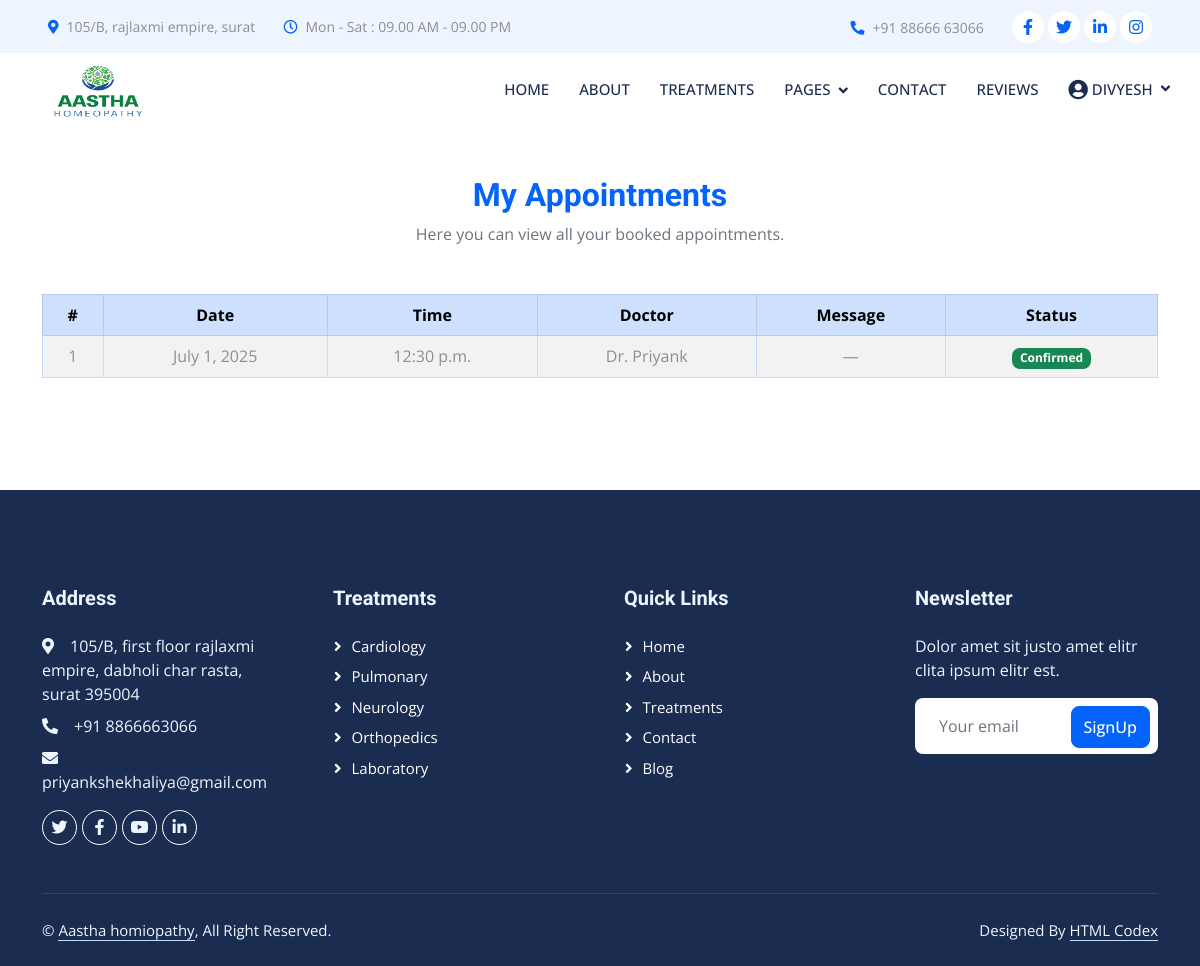
The app's page /view_appointments/ (signed in) with its own data.
### aastha/models.py (models this page shows)
class Appointment(models.Model):
    user = models.ForeignKey(User, on_delete=models.CASCADE, null=True, blank=True)  # allow null for existing data
    name = models.CharField(max_length=100)
    email = models.EmailField()
    phone = models.CharField(max_length=20)
    doctor = models.CharField(max_length=100)
    date = models.DateField()
    time = models.TimeField()
    message = models.TextField(blank=True)
    is_confirmed = models.BooleanField(default=False)
    created_at = models.DateTimeField(auto_now_add=True)
    class Meta:
        unique_together = ('date', 'time')  # Prevent duplicate slots
    def __str__(self):
        return f"{self.name} - {self.date} {self.time}"

### aastha/views.py (the view)
# urls.py: path('view_appointments/', views.my_appointments,name='my_appointments'),
@login_required(login_url='patient_login')
def my_appointments(request):
    appointments = Appointment.objects.filter(user=request.user)
    print("appointments-",appointments)
    return render(request, 'my_appointments.html', {'appointments': appointments})

### aastha/templates/my_appointments.html
{% extends 'base.html' %}
{% block content %}
<div class="container py-5">
    <div class="text-center mb-5">
        <h2 class="text-primary">My Appointments</h2>
        <p class="text-muted">Here you can view all your booked appointments.</p>
    </div>
    {% if appointments %}
    <div class="table-responsive">
        <table class="table table-striped table-bordered text-center">
            <thead class="table-primary">
                <tr>
                    <th>#</th>
                    <th>Date</th>
                    <th>Time</th>
                    <th>Doctor</th>
                    <th>Message</th>
                    <th>Status</th>
                </tr>
            </thead>
            <tbody>
                {% for appointment in appointments %}
                <tr>
                    <td>{{ forloop.counter }}</td>
                    <td>{{ appointment.date }}</td>
                    <td>{{ appointment.time }}</td>
                    <td>{{ appointment.doctor }}</td>
                    <td>{{ appointment.message|default:"—" }}</td>
                    <td>
                        {% if appointment.is_confirmed %}
                            <span class="badge bg-success">Confirmed</span>
                        {% else %}
                            <span class="badge bg-warning text-dark">Pending</span>
                        {% endif %}
                    </td>
                </tr>
                {% endfor %}
            </tbody>
        </table>
    </div>
    {% else %}
        <div class="alert alert-info text-center">
            You have not booked any appointments yet.
        </div>
    {% endif %}
</div>
{% endblock %}

### aastha/templates/header.html (shortened to what this page needs)
{% load static %}
{% block content %}
<div class="container-fluid bg-light p-0 wow fadeIn" data-wow-delay="0.1s">
    <div class="row gx-0 d-none d-lg-flex">
        <div class="col-lg-7 px-5 text-start">
            <div class="h-100 d-inline-flex align-items-center py-3 me-4">
                <small class="fa fa-map-marker-alt text-primary me-2"></small>
                <small>105/B, rajlaxmi empire, surat</small>
            </div>
            <div class="h-100 d-inline-flex align-items-center py-3">
                <small class="far fa-clock text-primary me-2"></small>
                <small>Mon - Sat : 09.00 AM - 09.00 PM</small>
            </div>
        </div>
        <div class="col-lg-5 px-5 text-end">
            <div class="h-100 d-inline-flex align-items-center py-3 me-4">
                <small class="fa fa-phone-alt text-primary me-2"></small>
                <small>+91 88666 63066</small>
            </div>
            <div class="h-100 d-inline-flex align-items-center">
                <a class="btn btn-sm-square rounded-circle bg-white text-primary me-1" href=""><i class="fab fa-facebook-f"></i></a>
                <a class="btn btn-sm-square rounded-circle bg-white text-primary me-1" href=""><i class="fab fa-twitter"></i></a>
                <a class="btn btn-sm-square rounded-circle bg-white text-primary me-1" href=""><i class="fab fa-linkedin-in"></i></a>
                <a class="btn btn-sm-square rounded-circle bg-white text-primary me-0" href=""><i class="fab fa-instagram"></i></a>
            </div>
        </div>
    </div>
</div>
<nav class="navbar navbar-expand-lg bg-white navbar-light sticky-top p-0 wow fadeIn" data-wow-delay="0.1s">
    <a href="{% url 'index' %}" class="navbar-brand d-flex align-items-center px-4 px-lg-5">
        <img src="{% static 'img/logo.png' %}" alt="Clinic Logo" height="60" width="100" />
    </a>
    <div class="collapse navbar-collapse" id="navbarCollapse">
        <div class="navbar-nav ms-auto p-4 p-lg-0">
            <a href="{% url 'index' %}" class="nav-item nav-link {% if request.path == '/' %}active{% endif %}">Home</a>
            <a href="{% url 'about' %}" class="nav-item nav-link">About</a>
            <a href="{% url 'treatment' %}" class="nav-item nav-link">Treatments</a>
            <div class="nav-item dropdown">
                <a href="#" class="nav-link dropdown-toggle" data-bs-toggle="dropdown">Pages</a>
            </div>
            <a href="{% url 'contact' %}" class="nav-item nav-link">Contact</a>
            {% if user.is_authenticated %}
                <a href="{% url 'review_page' %}" class="nav-item nav-link">Reviews</a>
            {% endif %}
            <div class="nav-item dropdown position-relative">
                <a href="#" class="nav-link dropdown-toggle d-flex align-items-center" data-bs-toggle="dropdown" aria-expanded="false">
                    <i class="fa fa-user-circle fa-lg me-1"></i>
                    {% if user.is_authenticated %}
                        <span>{{ user.username }}</span>
                    {% else %}
                        <span>Account</span>
                    {% endif %}
                </a>
            </div>
        </div>
    </div>
</nav>
{% endblock %}

### aastha/static/css/style.css (style rules this page uses)
:root { --primary: #0463FA; --light: #EFF5FF; --dark: #1B2C51; }
.btn { font-weight: 500; transition: .5s; }
.btn-sm-square { width: 32px; height: 32px; }
.btn-square, .btn-sm-square, .btn-lg-square { padding: 0; display: flex; align-items: center; justify-content: center; font-weight: normal; }
.navbar .dropdown-toggle::after { border: none; content: "\f107"; font-family: "Font Awesome 5 Free"; font-weight: 900; vertical-align: middle; margin-left: 8px; }
.navbar .navbar-nav .nav-link { margin-right: 30px; padding: 25px 0; color: #FFFFFF; font-size: 15px; font-weight: 500; text-transform: uppercase; outline: none; }
.navbar .navbar-brand, .navbar a.btn { height: 75px; }
.navbar .navbar-nav .nav-link { color: var(--dark); font-weight: 500; }
.navbar.sticky-top { top: -100px; transition: .5s; }
body { overflow-x: hidden; }

### records on screen
Appointment: date "July 1, 2025", time "12:30 p.m.", doctor "Dr. Priyank", message "—", is_confirmed "Confirmed"

### other values on screen
{{ user.username }} "DIVYESH"
